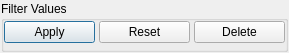
<?xml version="1.0" encoding="UTF-8"?>
<ui version="4.0">
 <class>VSFilterSettingsWidget</class>
 <widget class="QFrame" name="VSFilterSettingsWidget">
  <property name="geometry">
   <rect>
    <x>0</x>
    <y>0</y>
    <width>289</width>
    <height>53</height>
   </rect>
  </property>
  <property name="windowTitle">
   <string>Visualization Filter Settings</string>
  </property>
  <layout class="QGridLayout" name="gridLayout">
   <property name="leftMargin">
    <number>1</number>
   </property>
   <property name="topMargin">
    <number>1</number>
   </property>
   <property name="rightMargin">
    <number>1</number>
   </property>
   <property name="bottomMargin">
    <number>1</number>
   </property>
   <property name="spacing">
    <number>4</number>
   </property>
   <item row="0" column="0">
    <widget class="QGroupBox" name="filterSettingsGroupBox">
     <property name="title">
      <string>Filter Values</string>
     </property>
     <layout class="QGridLayout" name="gridLayout_2">
      <property name="leftMargin">
       <number>0</number>
      </property>
      <property name="topMargin">
       <number>0</number>
      </property>
      <property name="rightMargin">
       <number>0</number>
      </property>
      <property name="bottomMargin">
       <number>0</number>
      </property>
      <item row="0" column="0">
       <widget class="QWidget" name="filterControlsWidget" native="true">
        <property name="sizePolicy">
         <sizepolicy hsizetype="Preferred" vsizetype="Minimum">
          <horstretch>0</horstretch>
          <verstretch>0</verstretch>
         </sizepolicy>
        </property>
        <layout class="QHBoxLayout" name="horizontalLayout">
         <property name="spacing">
          <number>4</number>
         </property>
         <property name="leftMargin">
          <number>0</number>
         </property>
         <property name="topMargin">
          <number>0</number>
         </property>
         <property name="rightMargin">
          <number>0</number>
         </property>
         <property name="bottomMargin">
          <number>0</number>
         </property>
         <item>
          <widget class="QPushButton" name="applyBtn">
           <property name="text">
            <string>Apply</string>
           </property>
           <property name="default">
            <bool>true</bool>
           </property>
           <property name="flat">
            <bool>false</bool>
           </property>
          </widget>
         </item>
         <item>
          <widget class="QPushButton" name="resetBtn">
           <property name="text">
            <string>Reset</string>
           </property>
          </widget>
         </item>
         <item>
          <widget class="QPushButton" name="deleteBtn">
           <property name="text">
            <string>Delete</string>
           </property>
          </widget>
         </item>
        </layout>
       </widget>
      </item>
      <item row="1" column="0">
       <widget class="QWidget" name="filterWidgetContainer" native="true">
        <property name="sizePolicy">
         <sizepolicy hsizetype="Preferred" vsizetype="MinimumExpanding">
          <horstretch>0</horstretch>
          <verstretch>1</verstretch>
         </sizepolicy>
        </property>
        <layout class="QGridLayout" name="filterWidgetLayout">
         <property name="leftMargin">
          <number>0</number>
         </property>
         <property name="topMargin">
          <number>0</number>
         </property>
         <property name="rightMargin">
          <number>0</number>
         </property>
         <property name="bottomMargin">
          <number>0</number>
         </property>
         <property name="spacing">
          <number>4</number>
         </property>
        </layout>
       </widget>
      </item>
     </layout>
    </widget>
   </item>
  </layout>
 </widget>
 <resources/>
 <connections/>
</ui>
